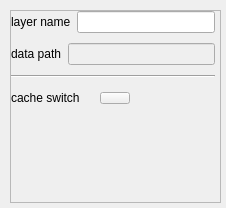
<?xml version="1.0" encoding="UTF-8"?>
<ui version="4.0">
 <class>CEleLayerPropertyWgt</class>
 <widget class="QWidget" name="CEleLayerPropertyWgt">
  <property name="geometry">
   <rect>
    <x>0</x>
    <y>0</y>
    <width>226</width>
    <height>208</height>
   </rect>
  </property>
  <property name="windowTitle">
   <string>CEleLayerPropertyWgt</string>
  </property>
  <layout class="QHBoxLayout" name="horizontalLayout">
   <property name="spacing">
    <number>0</number>
   </property>
   <property name="leftMargin">
    <number>10</number>
   </property>
   <property name="topMargin">
    <number>10</number>
   </property>
   <property name="rightMargin">
    <number>5</number>
   </property>
   <property name="bottomMargin">
    <number>5</number>
   </property>
   <item>
    <widget class="QScrollArea" name="scrollArea">
     <property name="widgetResizable">
      <bool>true</bool>
     </property>
     <widget class="QWidget" name="scrollAreaWidgetContents">
      <property name="geometry">
       <rect>
        <x>0</x>
        <y>0</y>
        <width>209</width>
        <height>191</height>
       </rect>
      </property>
      <layout class="QVBoxLayout" name="verticalLayout_2" stretch="0,0,0,0,1">
       <property name="spacing">
        <number>10</number>
       </property>
       <property name="leftMargin">
        <number>0</number>
       </property>
       <property name="topMargin">
        <number>0</number>
       </property>
       <property name="rightMargin">
        <number>5</number>
       </property>
       <property name="bottomMargin">
        <number>5</number>
       </property>
       <item>
        <layout class="QHBoxLayout" name="horizontalLayout_3">
         <item>
          <widget class="QLabel" name="Lbl_layerName_2">
           <property name="sizePolicy">
            <sizepolicy hsizetype="Preferred" vsizetype="Preferred">
             <horstretch>0</horstretch>
             <verstretch>0</verstretch>
            </sizepolicy>
           </property>
           <property name="maximumSize">
            <size>
             <width>16777215</width>
             <height>16777215</height>
            </size>
           </property>
           <property name="text">
            <string>layer name</string>
           </property>
           <property name="alignment">
            <set>Qt::AlignLeading|Qt::AlignLeft|Qt::AlignVCenter</set>
           </property>
          </widget>
         </item>
         <item>
          <widget class="QLineEdit" name="pLayerNameEdit">
           <property name="sizePolicy">
            <sizepolicy hsizetype="Expanding" vsizetype="Fixed">
             <horstretch>0</horstretch>
             <verstretch>0</verstretch>
            </sizepolicy>
           </property>
           <property name="minimumSize">
            <size>
             <width>0</width>
             <height>0</height>
            </size>
           </property>
           <property name="maximumSize">
            <size>
             <width>16777215</width>
             <height>16777215</height>
            </size>
           </property>
           <property name="contextMenuPolicy">
            <enum>Qt::NoContextMenu</enum>
           </property>
          </widget>
         </item>
        </layout>
       </item>
       <item>
        <layout class="QHBoxLayout" name="horizontalLayout_10">
         <property name="spacing">
          <number>6</number>
         </property>
         <property name="sizeConstraint">
          <enum>QLayout::SetDefaultConstraint</enum>
         </property>
         <item>
          <widget class="QLabel" name="Lbl_layerPath_2">
           <property name="minimumSize">
            <size>
             <width>0</width>
             <height>0</height>
            </size>
           </property>
           <property name="maximumSize">
            <size>
             <width>16777215</width>
             <height>16777215</height>
            </size>
           </property>
           <property name="layoutDirection">
            <enum>Qt::LeftToRight</enum>
           </property>
           <property name="text">
            <string>data path</string>
           </property>
           <property name="alignment">
            <set>Qt::AlignLeading|Qt::AlignLeft|Qt::AlignVCenter</set>
           </property>
          </widget>
         </item>
         <item>
          <widget class="QLineEdit" name="pLayerPathEdit">
           <property name="enabled">
            <bool>false</bool>
           </property>
           <property name="contextMenuPolicy">
            <enum>Qt::NoContextMenu</enum>
           </property>
           <property name="readOnly">
            <bool>true</bool>
           </property>
          </widget>
         </item>
        </layout>
       </item>
       <item>
        <widget class="Line" name="line">
         <property name="orientation">
          <enum>Qt::Horizontal</enum>
         </property>
        </widget>
       </item>
       <item>
        <layout class="QHBoxLayout" name="horizontalLayout_6">
         <property name="spacing">
          <number>20</number>
         </property>
         <item>
          <widget class="QLabel" name="Lbl_switch">
           <property name="minimumSize">
            <size>
             <width>0</width>
             <height>20</height>
            </size>
           </property>
           <property name="maximumSize">
            <size>
             <width>16777215</width>
             <height>20</height>
            </size>
           </property>
           <property name="text">
            <string>cache switch</string>
           </property>
          </widget>
         </item>
         <item>
          <widget class="QPushButton" name="pCacheEnableBtn">
           <property name="minimumSize">
            <size>
             <width>30</width>
             <height>12</height>
            </size>
           </property>
           <property name="maximumSize">
            <size>
             <width>30</width>
             <height>12</height>
            </size>
           </property>
           <property name="text">
            <string/>
           </property>
           <property name="checkable">
            <bool>true</bool>
           </property>
          </widget>
         </item>
         <item>
          <spacer name="horizontalSpacer_3">
           <property name="orientation">
            <enum>Qt::Horizontal</enum>
           </property>
           <property name="sizeHint" stdset="0">
            <size>
             <width>40</width>
             <height>20</height>
            </size>
           </property>
          </spacer>
         </item>
        </layout>
       </item>
       <item>
        <spacer name="verticalSpacer">
         <property name="orientation">
          <enum>Qt::Vertical</enum>
         </property>
         <property name="sizeHint" stdset="0">
          <size>
           <width>17</width>
           <height>0</height>
          </size>
         </property>
        </spacer>
       </item>
      </layout>
     </widget>
    </widget>
   </item>
  </layout>
 </widget>
 <layoutdefault spacing="6" margin="11"/>
 <resources/>
 <connections/>
</ui>
